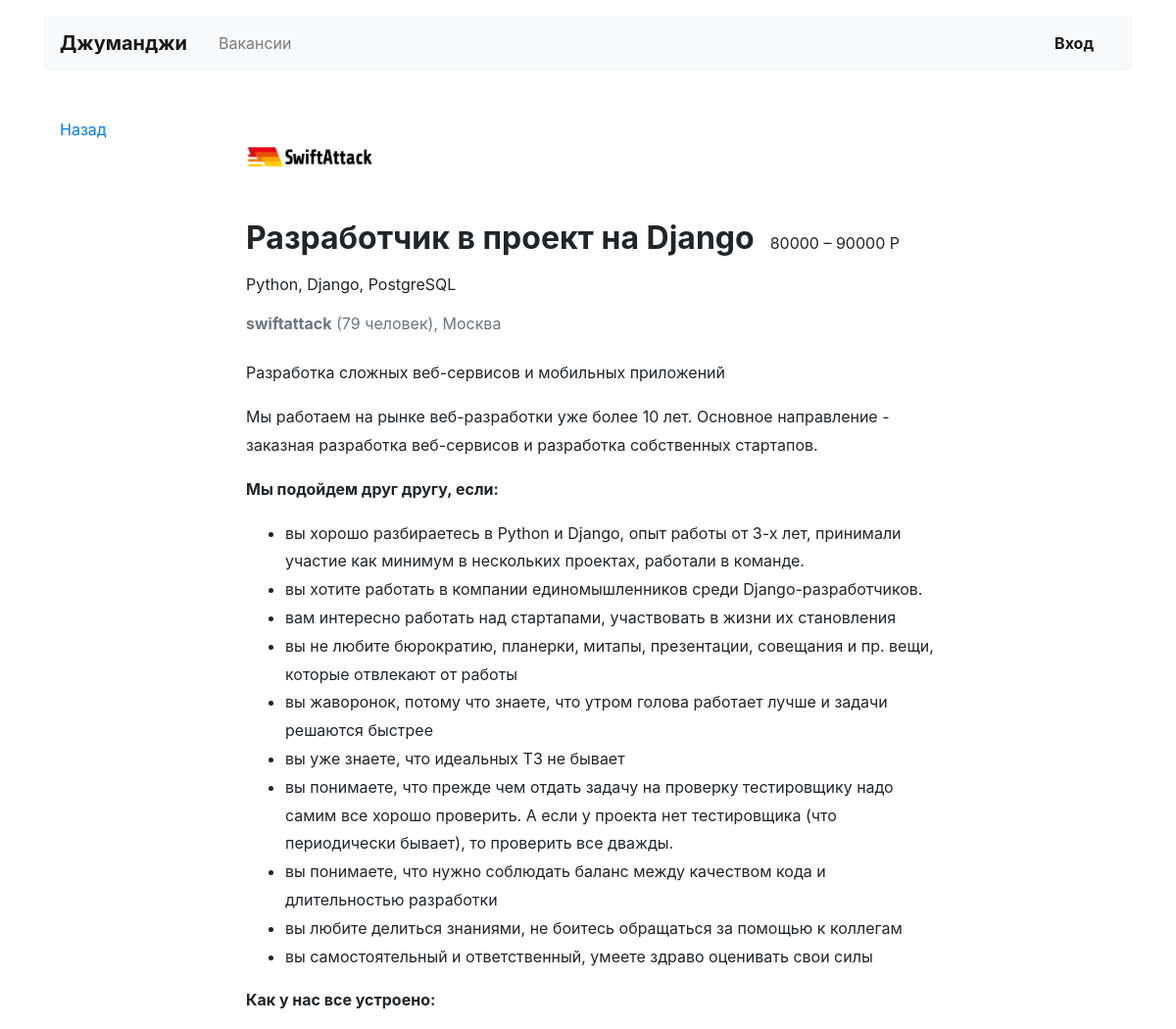
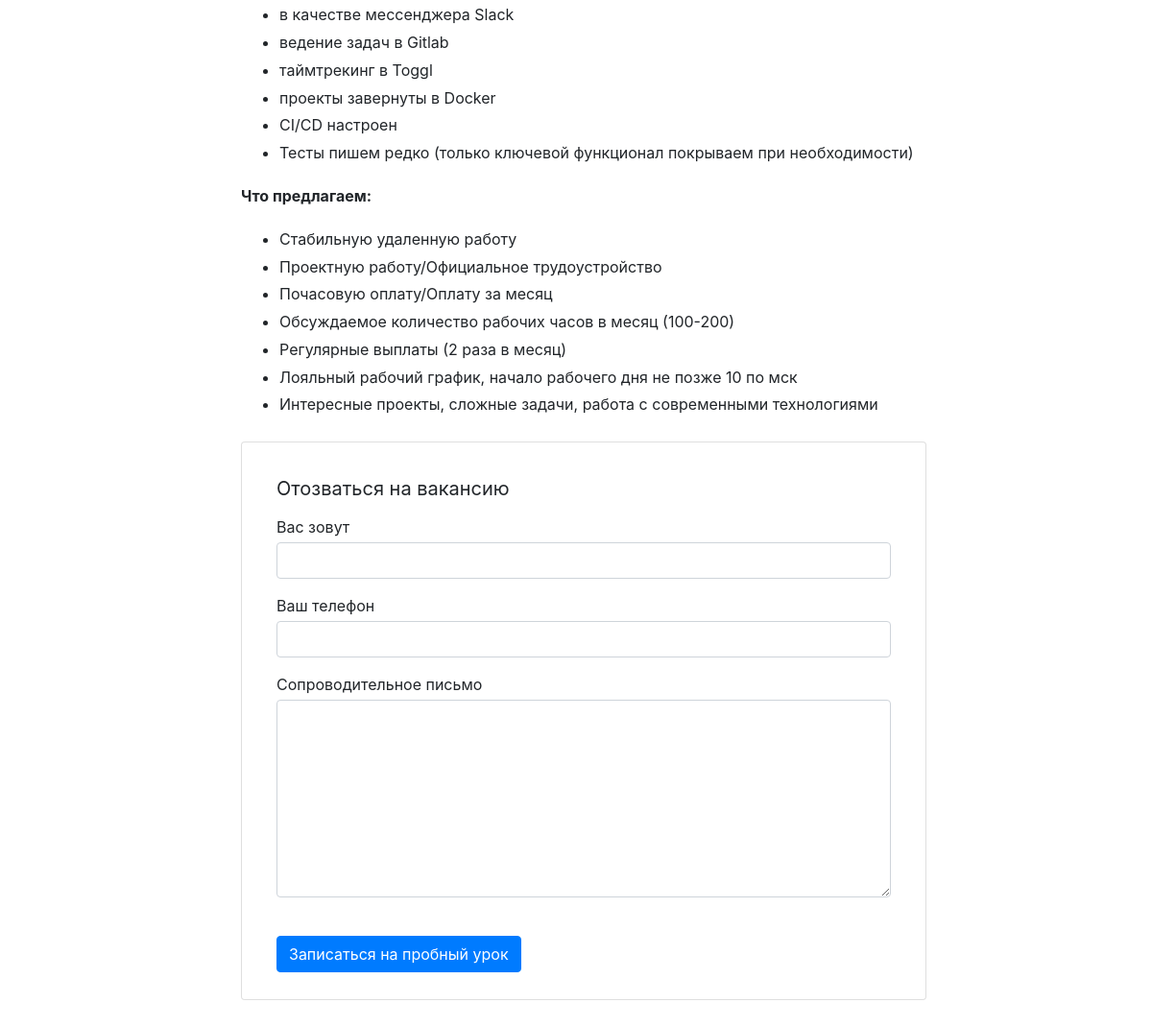
/vacancies/2/, run on the app's committed database (2 pictures, top to bottom).
### vacancies/models.py (models this page shows)
class Vacancy(models.Model):
    title = CharField(max_length=256)
    specialty = ForeignKey(Specialty, related_name="vacancies", on_delete=CASCADE)
    company = ForeignKey(Company, related_name="vacancies", on_delete=CASCADE)
    skills = TextField()
    description = TextField()
    salary_min = IntegerField()
    salary_max = IntegerField()
    published_at = DateField()

class Company(models.Model):
    name = CharField(max_length=256)
    location = CharField(max_length=256)
    logo = URLField(default='https://place-hold.it/100x60')
    description = TextField()
    employee_count = IntegerField()

### vacancies/views.py (the view)
# urls.py: path('vacancies/<int:vacancy_id>/', VacancyView.as_view(), name='vacancy'),
class VacancyView(TemplateView):
    template_name = "vacancy.html"
    def get_context_data(self, **kwargs):
        context = super(VacancyView, self).get_context_data(**kwargs)
        vacancy_id = int(self.kwargs['vacancy_id'])
        try:
            context['vacancy'] = Vacancy.objects.get(id=vacancy_id)
        except Vacancy.DoesNotExist:
            raise Http404(f"vacancy id={vacancy_id} not found")
        return context

### vacancies/templates/vacancy.html
{% extends 'base.html' %}
{% block container %}
  <main class="container mt-3 pb-5">
    <div class="row mt-5">
      <div class="col-12 col-lg-2">
        <div class="pl-3 mb-5">
          <p><a href="#">Назад</a></p>
        </div>
      </div>
      <div class="col-12 col-lg-8">
        <section class="pl-3">
          <a href="/companies/{{ vacancy.company.id }}"><img src="/static/{{ vacancy.company.logo }}" width="130" height="80" alt=""></a>
          <div class="d-flex align-items-baseline align-content-baseline">
            <h1 class="h2 mt-4 font-weight-bold" >{{ vacancy.title }}</h1>
            <p class="m-0 pl-3">{{ vacancy.salary_min }} – {{ vacancy.salary_max }} Р</p>
          </div>
          <p class="mt-2">{{ vacancy.skills }}</p>
          <p class="text-muted mb-4"><b>{{ vacancy.company.name }}</b> ({{ vacancy.company.employee_count }} человек), {{ vacancy.company.location }}</p>
          <div style="line-height: 1.8;">
            <p>{{ vacancy.company.description }}</p>
            {{ vacancy.description|safe }}
          </div>
          <form action="/echo" class="card mt-4 mb-3" enctype="multipart/form-data">
            <div class="card-body mx-3">
              <p class="h5 mt-3 font-weight-normal">Отозваться на вакансию</p>
              <div class="form-group">
                <label class="mb-1 mt-2" for="userName">Вас зовут</label>
                <input class="form-control" type="text" placeholder="" id="userName">
              </div>
              <div class="form-group">
                <label class="mb-1" for="userPhone">Ваш телефон</label>
                <input class="form-control" type="tel" placeholder="" id="userPhone">
              </div>
              <div class="form-group">
                <label class="mb-1" for="userMsg" >Сопроводительное письмо</label>
                <textarea class="form-control" rows="8" id="userMsg"></textarea>
              </div>
              <input type="submit" class="btn btn-primary mt-4 mb-2" value="Записаться на пробный урок">
            </div>
          </form>
        </section>
      </div>
    </div>
  </main>
{% endblock %}

### data on the page
Vacancy: company.logo (picture), title "Разработчик в проект на Django", salary_min "80000", salary_max "90000", skills "Python, Django, PostgreSQL", company.name "swiftattack", company.employee_count "79", company.location "Москва", company.description "Разработка сложных веб-сервисов и мобильных приложений", description "Мы работаем на рынке веб-разработки уже более 10 лет. Основное направление - заказная разработка веб-сервисов и разработка собственных стартапов. Мы подойдем друг другу, если: вы хорошо разбираетесь в Python и Django, опыт работы от 3-х лет, принимали участие как минимум в нескольких проектах, работали в команде. вы хотите работать в компании единомышленников среди Django-разработчиков. вам интересно работать над стартапами, участвовать в жизни их становления вы не любите бюрократию, планерки, митапы, презентации, совещания и пр. вещи, которые отвлекают от работы вы жаворонок, потому что знаете, что утром голова работает лучше и задачи решаются быстрее вы уже знаете, что идеальных ТЗ не…"
